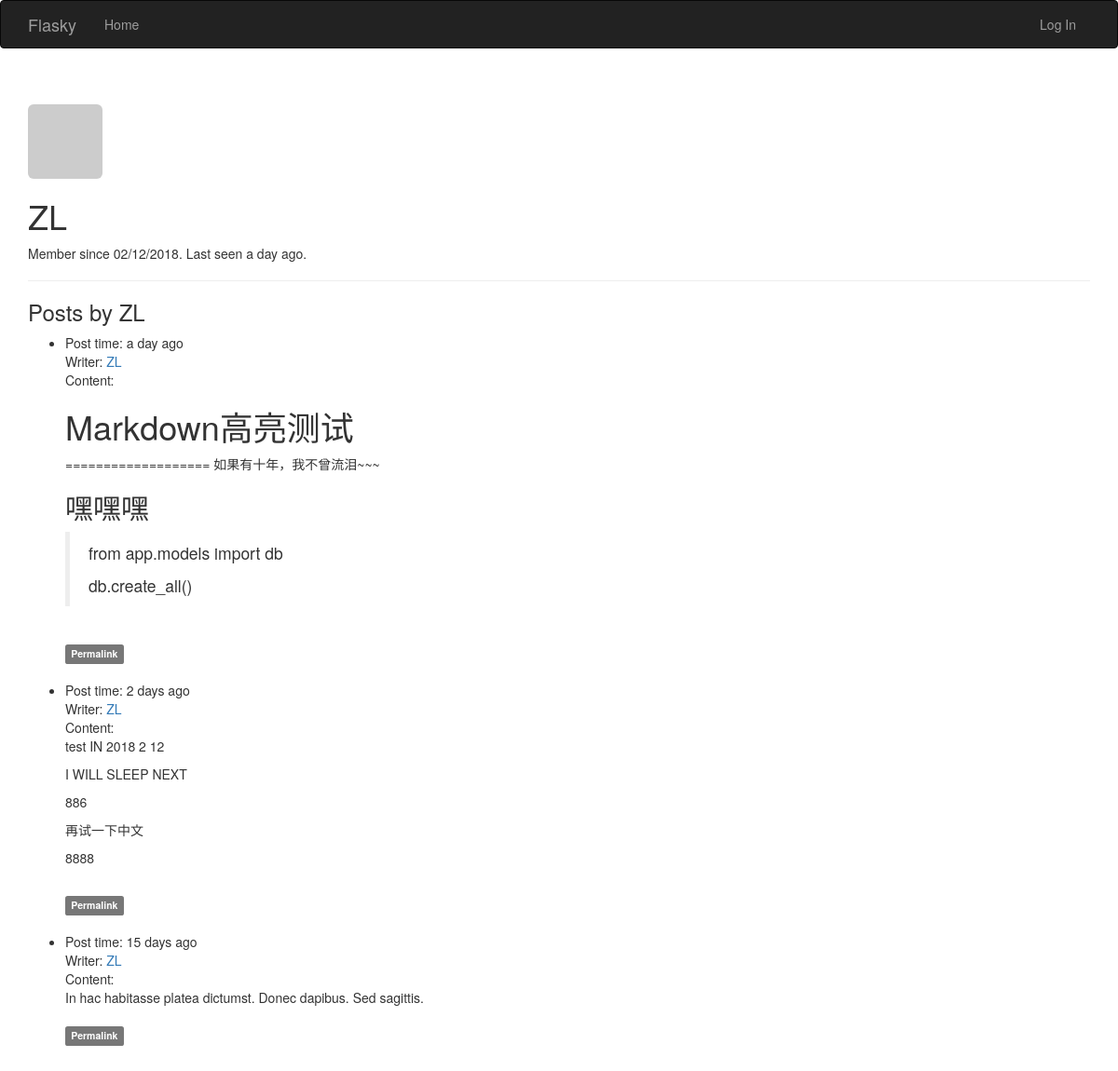
The app's page /user/ZL, older data.
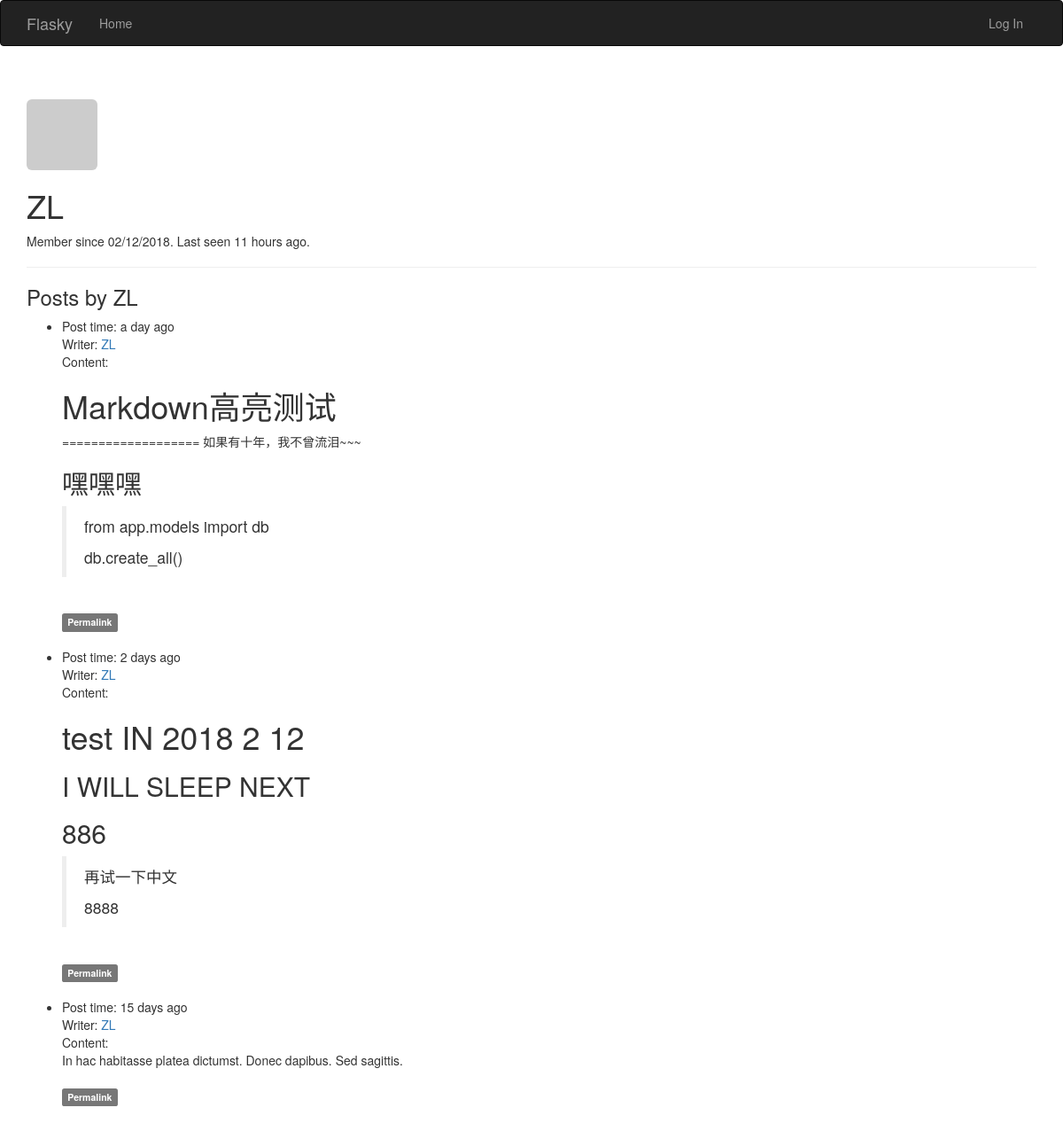
The same page, newer data.
### app/models.py (models this page shows, shortened)
class User(UserMixin, db.Model):
    __tablename__ = 'users'
    id = db.Column(db.Integer, primary_key=True)
    username = db.Column(db.String(64), unique=True, index=True)
    role_id = db.Column(db.Integer, db.ForeignKey('roles.id'))
    password_hash = db.Column(db.String(128))
    email = db.Column(db.String(64), unique=True, index=True)
    posts = db.relationship('Post', backref = 'author', lazy = 'dynamic')
    avatar_hash = db.Column(db.String(32))
    name = db.Column(db.String(64))#real name
    location = db.Column(db.String(64))
    about_me = db.Column(db.Text())
    member_since = db.Column(db.DateTime(), default=datetime.utcnow)
    last_seen = db.Column(db.DateTime(), default=datetime.utcnow)
    avatar = db.Column(db.String(128), default=None)
    def gravatar(self, size=100, default='identicon', rating='g'):
        url = 'https://secure.gravatar.com/avatar'
        hash = self.avatar_hash or self.gravatar_hash()
        return '{url}/{hash}?s={size}&d={default}&r={rating}'.format(
            url=url, hash=hash, size=size, default=default, rating=rating)
    @property
    def password(self):
        raise AttributeError('password is not a readable attribute')

class Post(db.Model):
    __tablename__ = 'posts'
    id = db.Column(db.Integer, primary_key=True)
    body = db.Column(db.Text)
    timestamp = db.Column(db.DateTime, index=True, default=datetime.utcnow)
    author_id = db.Column(db.Integer, db.ForeignKey('users.id'))
    body_html = db.Column(db.Text)#保存转换后markdown文章的html代码

### app/main/views.py (the view)
@main.route('/user/<username>')
def user(username):
    user = User.query.filter_by(username=username).first_or_404()
    posts = user.posts.order_by(Post.timestamp.desc()).all()
    return render_template('user.html',user=user, posts=posts)

### app/auth/views.py (called while the page is built)
@auth.before_app_request
def before_request():
    if current_user.is_authenticated:
        current_user.ping()

### app/main/__init__.py (called while the page is built)
@main.app_context_processor
def inject_permissions():
    return dict(Permission=PERMISSION)

### app/models.py (called while the page is built)
    def is_administrator(self):
        return False

### app/templates/user.html (shortened to what this page needs)
{% extends "base.html" %}
{% block page_content %}
<div class="page-header">
    <img class="img-rounded profile-thumbnail" src="{{ user.gravatar(size=256) }}" >
    <div class="profile-header">
        <h1>{{ user.username }}</h1>
        <p>Member since {{ moment(user.member_since).format('L') }}.
            Last seen {{ moment(user.last_seen).fromNow() }}.
        </p>
    </div>
</div>
    <h3>Posts by {{ user.username }}</h3>
    {% include '_posts.html' %}
{% endblock %}

### app/templates/base.html (shortened to what this page needs)
{% extends "bootstrap/base.html" %}
{% block head %}
{{ super() }}
{% endblock %}
{% block navbar %}
<div class="navbar navbar-inverse" role="navigation">
    <div class="container">
        <div class="navbar-header">
            <a class="navbar-brand" href="/">Flasky</a>
        </div>
        <div class="navbar-collapse collapse">
            <ul class="nav navbar-nav">
                <li><a href="/">Home</a></li>
            </ul>
            <ul class="nav navbar-nav navbar-right">
                {% if current_user.is_authenticated %}
                    <li><a href="{{ url_for('main.user', username=current_user.username) }}">{{ current_user.username }}</a></li>
                    <li><a href="{{ url_for('auth.logout') }}">Log Out</a></li>
                {% else %}
                    <li><a href="{{ url_for('auth.login') }}">Log In</a> </li>
                {% endif %}
            </ul>
        </div>
    </div>
</div>
{% endblock %}
{% block content %}
<div class="container">
    {% block page_content %}{% endblock %}
</div>
{% endblock %}

### app/templates/_posts.html (shortened to what this page needs)
<ul class="posts">
    {% for post in posts %}
    <li class="post">
        <div class="post-content">
            <div class="post-date">Post time: {{ moment(post.timestamp).fromNow() }}</div>
            <div class="post-author">Writer: <a href="{{ url_for('.user', username=post.author.username) }}">{{ post.author.username }}</a></div>
            <div class="post-body">Content:<br>
                {% if post.body_html %}
                {{ post.body_html | safe }}
                {% else %}
                {{ post.body }}
                {% endif %}
            </div><br>
            <div class="post-footer">
                <a href="{{ url_for('.post', id=post.id)}}">
                    <span class="label label-default">Permalink</span>
                </a>
            </div><br>
        </div>
    </li>
    {% endfor %}
</ul>

Row changes from the older to the newer data that the page shows:
changed User "ZL": last_seen "a day ago" → "11 hours ago"
